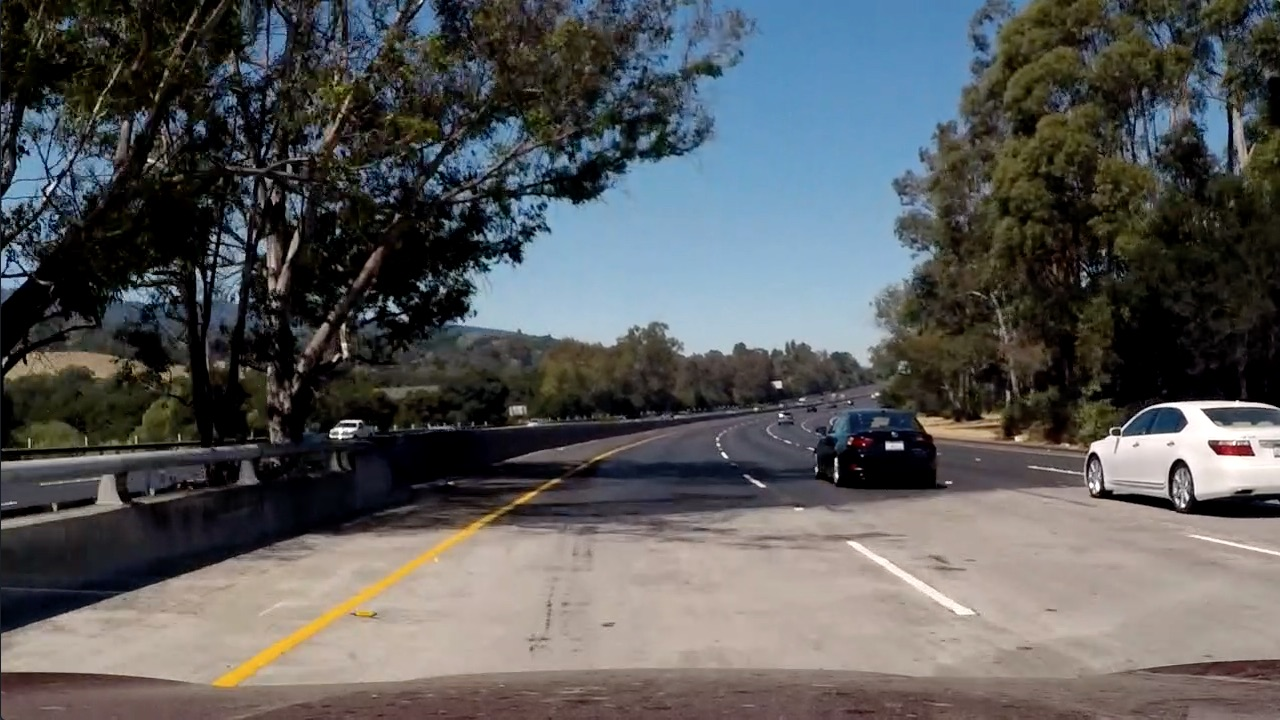
#> input picture test_images/test5.jpg, 1280 x 720 px
$ python utils.py   (older library calls are emulated)
#> lines starting #> are read from the running program, lines starting #| are printed output that depends on the picture; after the words box and inside, x2 and y2 are one past the last pixel; in counts of white or black regions, pixels touching at a corner belong together
#> further down, test_img is the input picture: shape (720, 1280, 3); mean B, G, R 89.8, 89.3, 88.5
## the script contains functions for image manipulation.
import cv2
import numpy as np
import glob
import matplotlib.pyplot as plt

# constants

corners_x = 9
corners_y = 6


# [89 lines left out: functions camera_calibration, region_of_intrest, get_prespective, not called in this run]


def abs_sobel_thresh(img, orient='x', sobel_kernel=3, thresh=(0, 255)):
  # grayscale image
#> called with orient = 'x', sobel_kernel = 3, thresh = (12, 120)
  red = img[:, :, 0]

  # find abs sobel thresh
  if orient == 'x':
    sobel = cv2.Sobel(red, cv2.CV_64F, 1, 0, ksize=sobel_kernel)
  else:
    sobel = cv2.Sobel(red, cv2.CV_64F, 0, 1, ksize=sobel_kernel)

  #get abs value
  abs_sobel = np.absolute(sobel)
  scaled = np.uint8(255*abs_sobel/np.max(abs_sobel))

  grad_binary = np.zeros_like(scaled)
  grad_binary[(scaled >= thresh[0]) & (scaled <= thresh[1])] = 1
  return grad_binary


'''
calculate magnitude of gradient given an image and threshold
'''
def mag_thresh(img, sobel_kernel=3, mag_thresh=(0, 255)):
  # gray scale
  red = img[:, :, 0]
  gray = cv2.cvtColor(img, cv2.COLOR_BGR2GRAY)

  # given the magnitude of threshold for the combined two, return
  abs_x = np.absolute(cv2.Sobel(red, cv2.CV_64F, 1, 0, ksize=sobel_kernel))
  abs_y = np.absolute(cv2.Sobel(red, cv2.CV_64F, 0, 1, ksize=sobel_kernel))

  mag = np.sqrt(abs_x ** 2 + abs_y ** 2)
  scaled = (255*mag/np.max(mag))

  binary_output = np.zeros_like(scaled)
  binary_output[(scaled >= mag_thresh[0]) & (scaled <= mag_thresh[1])] = 1
  return binary_output

'''
calculate direction of gradient given image and thresh
'''
def dir_thresh(img, sobel_kernel=3, thresh=(0, np.pi/2)):
  # red = img[:, :, 0]

  gray = cv2.cvtColor(img, cv2.COLOR_BGR2GRAY)

  # given the magnitude of threshold for the combined two, return
  abs_x = np.absolute(cv2.Sobel(gray, cv2.CV_64F, 1, 0, ksize=sobel_kernel))
  abs_y = np.absolute(cv2.Sobel(gray, cv2.CV_64F, 0, 1, ksize=sobel_kernel))

  sobel_dir = np.arctan2(abs_y, abs_x)

  binary_output = np.zeros_like(sobel_dir)
  binary_output[(sobel_dir >= thresh[0]) & (sobel_dir <= thresh[1])] = 1
  return binary_output

'''
calculate the threshold of the hls values
'''
def hls_thresh(img, thresh=(0, 255)):
  hls = cv2.cvtColor(img, cv2.COLOR_BGR2HLS)

  s_channel = hls[:, :, 2]

  binary_output = np.zeros_like(s_channel)
  binary_output[(s_channel > thresh[0]) & (s_channel <= thresh[1])] = 1

  return binary_output

'''
get v channel from hsv
'''
def hsv_thresh(img, thresh=(0, 255)):
  hsv = cv2.cvtColor(img, cv2.COLOR_BGR2HSV)

  v_channel = hsv[:, :, 2]

  binary_output = np.zeros_like(v_channel)
  binary_output[(v_channel > thresh[0]) & (v_channel <= thresh[1])] = 1

  return binary_output


def find_white_lane(img, thresh= (0,255)):
    xyz = cv2.cvtColor(img,cv2.COLOR_BGR2XYZ)
    z_channel = xyz[:,:,2]
    binary_output = np.zeros_like(z_channel)
    binary_output[(z_channel > thresh[0]) & (z_channel <= thresh[1])] = 1
    return binary_output


def image_threshold(img):
    x_thresholded = abs_sobel_thresh(img, orient='x', sobel_kernel=3, thresh=(12, 120))
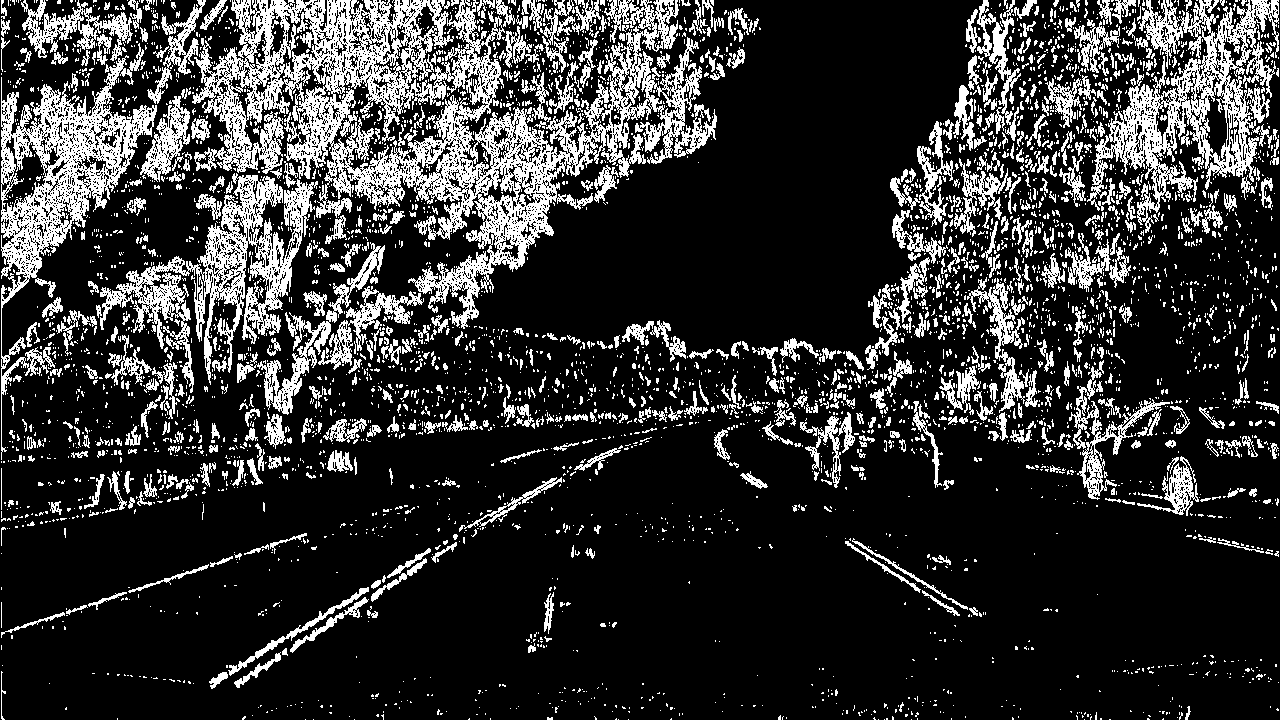
#> x_thresholded: shape (720, 1280); values 0 (black) and 1 (white), 20.1% white in thin lines or dots

    y_thresholded = abs_sobel_thresh(img, orient='y', sobel_kernel=3, thresh=(25, 100))
#> y_thresholded: shape (720, 1280); values 0 (black) and 1 (white), 10% white in thin lines or dots


    hls_thresholded = hls_thresh(img, thresh=(100, 255))
#> in hls_thresh, `hls = cv2.cvtColor(img, cv2.COLOR_BGR2HLS)`: hls: shape (720, 1280, 3); mean of channels 0, 1, 2 55.5, 89.2, 70.1
#> hls_thresholded: shape (720, 1280); values 0 (black) and 1 (white), 23.7% white; 3013 white regions (2479 under 20 px), largest, box (x1, y1, x2, y2) and area: (534, 0, 981, 300) 67483, (992, 110, 1251, 402) 16815, (1, 0, 213, 186) 11974

    hsv_thresholded = hsv_thresh(img, thresh=(50, 255))
#> in hsv_thresh, `hsv = cv2.cvtColor(img, cv2.COLOR_BGR2HSV)`: hsv: shape (720, 1280, 3); mean H, S, V 55.5, 83.8, 101.8
#> hsv_thresholded: shape (720, 1280); values 0 (black) and 1 (white), 66.8% white; 990 black regions (870 under 20 px), largest, box (x1, y1, x2, y2) and area: (0, 0, 1280, 720) 277824, (1046, 52, 1186, 158) 3953, (1223, 26, 1280, 153) 2814


    dir_thresholded = dir_thresh(img, sobel_kernel=15, thresh=(.7, 1.2))
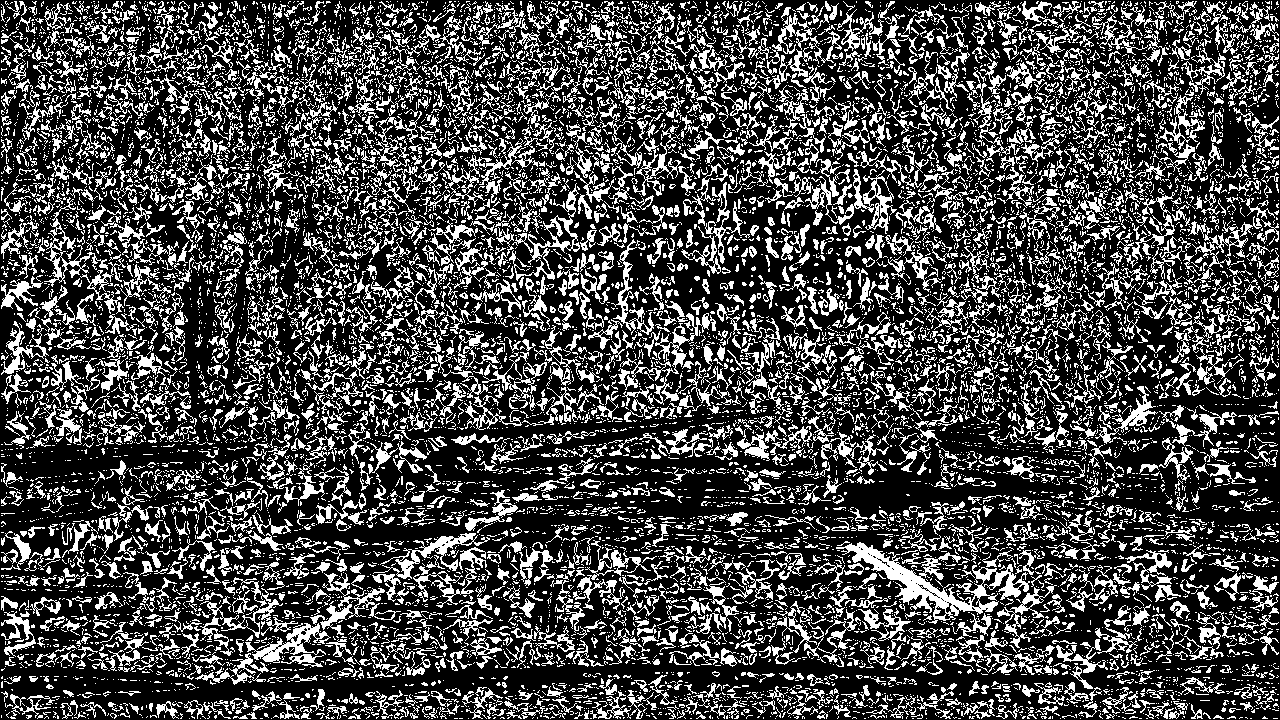
#> dir_thresholded: shape (720, 1280) float64; values 0 (black) and 1 (white), 28.2% white in thin lines or dots

    white_lane = find_white_lane(img, thresh =(103, 193) )
#> in find_white_lane, `xyz = cv2.cvtColor(img,cv2.COLOR_BGR2XYZ)`: xyz: shape (720, 1280, 3); mean of channels 0, 1, 2 84.6, 89.2, 97.6
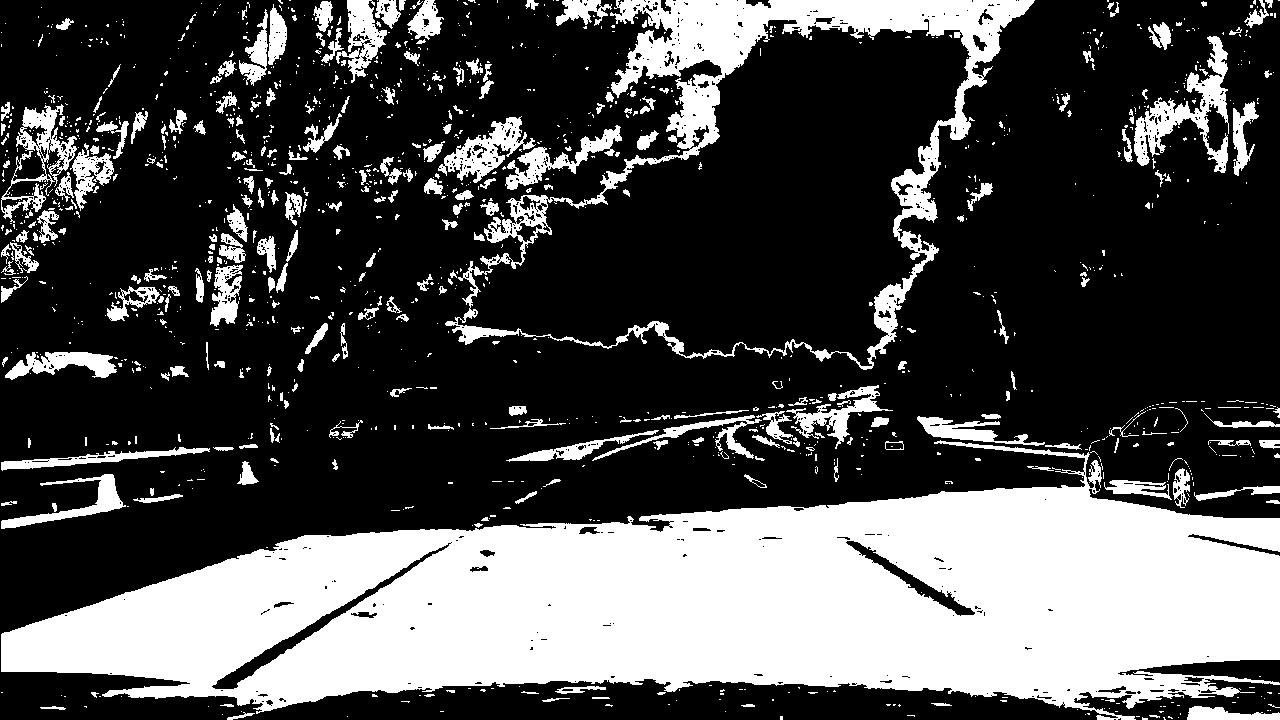
#> white_lane: shape (720, 1280); values 0 (black) and 1 (white), 30.9% white; 1346 white regions (1059 under 20 px), largest, box (x1, y1, x2, y2) and area: (1, 440, 1280, 720) 198535, (445, 0, 1035, 370) 29733, (1134, 36, 1229, 173) 3914

    mag_thresholded = mag_thresh(img, sobel_kernel=3, mag_thresh=(30, 100))
#> mag_thresholded: shape (720, 1280) float64; values 0 (black) and 1 (white), 13.2% white in thin lines or dots


    binary_output = np.zeros_like(dir_thresholded)
    binary_output[((hsv_thresholded == 1) & (hls_thresholded == 1)) | ((x_thresholded == 1) & (y_thresholded == 1))  ] = 1


    return binary_output


test_img = cv2.imread('test_images/test5.jpg')
output = image_threshold(test_img)
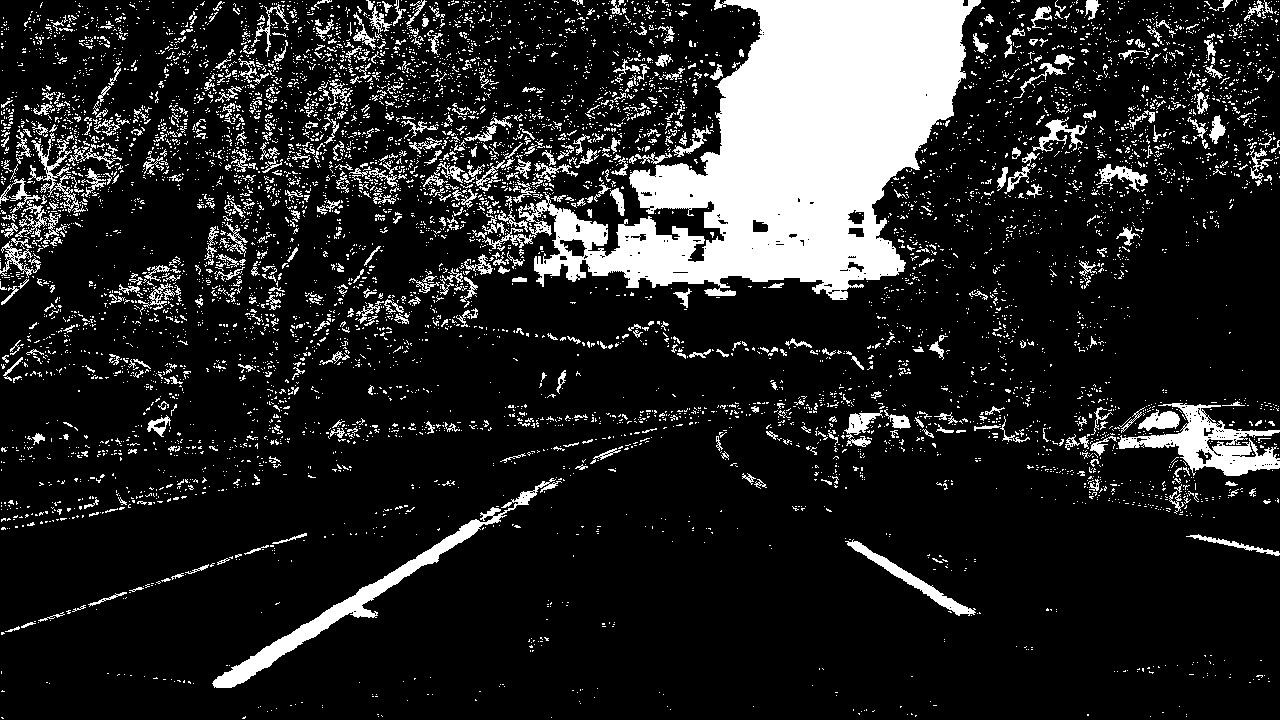
#> output: shape (720, 1280) float64; values 0 (black) and 1 (white), 15% white; 7480 white regions (6913 under 20 px), largest, box (x1, y1, x2, y2) and area: (482, 0, 981, 300) 68260, (212, 478, 562, 688) 5131, (1118, 403, 1280, 476) 4378
